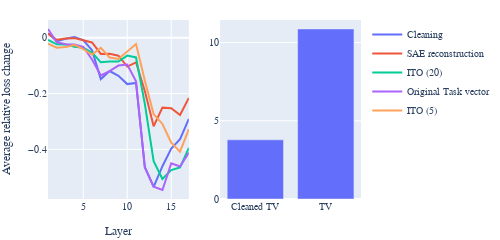

The cell this chart's notebook holds for it:
### Code cell
# averaged accross all tasks
from sprint.task_vector_utils import load_tasks

tasks = load_tasks()
task_names = list(tasks.keys())

from plotly.subplots import make_subplots
import plotly.graph_objects as go

fig = make_subplots(rows=1, cols=2)


import json

with open("cleanup_results_final.jsonl") as f:
    lines = f.readlines()
    tv_results = [json.loads(line) for line in lines]

with open("cleanup_results_final_ito_5.jsonl") as f:
    lines = f.readlines()
    tv_results_extra = [json.loads(line) for line in lines]


# task_name = "antonyms"

# results = [r for r in results if r["task"] == task_name]


import pandas as pd
df = pd.DataFrame(tv_results)


layer_df = df[df["layer"] == layer]


z0_data = {}

for task in task_names:
    tv = layer_df[layer_df["task"] == task]["tv"].to_numpy()[0]
    tv = np.array(tv)

    weights = layer_df[layer_df["task"] == task]["weights"].to_numpy()[0]
    weights = np.array(weights)

    w = weights

    _, w, _ = sae_encode(sae, None, pre_relu=weights)

    _, w_tv, _ = sae_encode(sae, tv)

    z0_data[task] = (w > 0).sum().tolist(), (w_tv > 0).sum().tolist()


df_extra = pd.DataFrame(tv_results_extra)

#merge using layer and task

df = pd.merge(df, df_extra, on=["layer", "task"], suffixes=("", "_extra"))

print(
    df.columns
)

losses = [
    "loss", "recon_loss", "ito_loss", "tv_loss", "ito_loss_extra"
]

for loss in losses:
    df[loss] = (df[loss] - df["zero_loss"]) / df["zero_loss"]

name_map = {
    "loss": "Cleaning",
    "recon_loss": "SAE reconstruction",
    "ito_loss": "ITO (20)",
    "tv_loss": "Original Task vector",
    "ito_loss_extra": "ITO (5)"
}


df = df.rename(columns=name_map)

losses = list(name_map.values())

df = df[[
    "layer", "task"] + losses
]

# average over all tasks


# df = df.groupby(["layer", "task"]).mean().reset_index()

df_avg = df.groupby("layer", as_index=False)[losses].mean()
# print(df_avg)
# melted_df = df.melt(id_vars=["layer", "task"], value_vars=["loss", "tv_loss", "ito_loss", "recon_loss"], var_name="loss_type", value_name="loss value")


# print(melted_df)

# fig = px.line(df_avg, x="layer", y=losses, labels=dict(value="Average relative loss change", layer="Layer", task="Task", variable="Reconstruction type"))

for loss in losses:
    fig.add_trace(
        go.Scatter(x=df_avg["layer"], y=df_avg[loss], mode="lines", name=loss),
        row=1, col=1
    )

fig.update_xaxes(title_text="Layer", row=1, col=1)
fig.update_yaxes(title_text="Average relative loss change", row=1, col=1)


bar_df = pd.DataFrame(z0_data).T

bar_df.columns = ["z0", "z0_tv"]

l0_mean = bar_df["z0"].mean() 
l0_tv_mean = bar_df["z0_tv"].mean()


bar_df = pd.DataFrame({
    "Average L0": [l0_mean, l0_tv_mean],
    "Vector type": ["Cleaned TV", "TV"]
})

fig.add_trace(px.bar(bar_df, x="Vector type", y="Average L0").data[0], row=1, col=2)



fig.update_layout(width =500, height=200, 
                font_family="Serif", font_size=10, 
                margin_l=5, margin_t=20, margin_b=5, margin_r=5)


# fig = px.line(melted_df, x="layer", y="loss value", color="loss_type", title="Effect of disabling features on task performance")

# fig

# fig.update_layout(width =520, height=250,
#                 font_family="Serif", font_size=7, 
#                 margin_l=5, margin_t=5, margin_b=5, margin_r=5)

import plotly.io as pio

pio.write_image(fig, "micrlhf-progress/images/layerwise_performance.pdf", width =300, height=200    )

fig.show()

### Figure 1 — Plotly figure (JSON) as saved in the notebook; plotly's stock layout.template omitted (floating-point values rounded to 4 significant figures)
{"data": [{"mode": "lines", "name": "Cleaning", "type": "scatter", "x": [1, 2, 3, 4, 5, 6, 7, 8, 9, 10, 11, 12, 13, 14, 15, 16, 17], "xaxis": "x", "y": [0.01644, -0.01204, -0.003355, 0.0025, -0.008412, -0.04437, -0.148, -0.1191, -0.1366, -0.166, -0.1617, -0.4631, -0.5343, -0.4604, -0.3971, -0.3631, -0.2907], "yaxis": "y"}, {"mode": "lines", "name": "SAE reconstruction", "type": "scatter", "x": [1, 2, 3, 4, 5, 6, 7, 8, 9, 10, 11, 12, 13, 14, 15, 16, 17], "xaxis": "x", "y": [0.01468, -0.007094, -0.00275, -0.001307, -0.009114, -0.01662, -0.05768, -0.05752, -0.06421, -0.1034, -0.08798, -0.1909, -0.3171, -0.2504, -0.2523, -0.2769, -0.2154], "yaxis": "y"}, {"mode": "lines", "name": "ITO (20)", "type": "scatter", "x": [1, 2, 3, 4, 5, 6, 7, 8, 9, 10, 11, 12, 13, 14, 15, 16, 17], "xaxis": "x", "y": [-0.00775, -0.02346, -0.02368, -0.032, -0.03542, -0.05279, -0.08798, -0.08492, -0.08539, -0.06375, -0.07046, -0.2369, -0.4425, -0.5064, -0.4743, -0.4647, -0.3945], "yaxis": "y"}, {"mode": "lines", "name": "Original Task vector", "type": "scatter", "x": [1, 2, 3, 4, 5, 6, 7, 8, 9, 10, 11, 12, 13, 14, 15, 16, 17], "xaxis": "x", "y": [0.03168, -0.01632, -0.02333, -0.02377, -0.03217, -0.07772, -0.135, -0.1194, -0.09952, -0.09611, -0.156, -0.4653, -0.5338, -0.5458, -0.45, -0.4615, -0.4117], "yaxis": "y"}, {"mode": "lines", "name": "ITO (5)", "type": "scatter", "x": [1, 2, 3, 4, 5, 6, 7, 8, 9, 10, 11, 12, 13, 14, 15, 16, 17], "xaxis": "x", "y": [-0.02115, -0.03541, -0.03346, -0.02561, -0.04081, -0.06012, -0.03629, -0.07075, -0.0761, -0.04971, -0.02267, -0.1529, -0.2738, -0.3088, -0.3757, -0.4082, -0.3272], "yaxis": "y"}, {"alignmentgroup": "True", "hovertemplate": "Vector type=%{x}<br>Average L0=%{y}<extra></extra>", "legendgroup": "", "marker": {"color": "#636efa", "pattern": {"shape": ""}}, "name": "", "offsetgroup": "", "orientation": "v", "showlegend": false, "textposition": "auto", "type": "bar", "x": ["Cleaned TV", "TV"], "xaxis": "x2", "y": [3.783, 10.87], "yaxis": "y2"}], "layout": {"font": {"family": "Serif", "size": 10}, "height": 200, "margin": {"b": 5, "l": 5, "r": 5, "t": 20}, "width": 500, "xaxis": {"anchor": "y", "domain": [0, 0.45], "title": {"text": "Layer"}}, "xaxis2": {"anchor": "y2", "domain": [0.55, 1]}, "yaxis": {"anchor": "x", "domain": [0, 1], "title": {"text": "Average relative loss change"}}, "yaxis2": {"anchor": "x2", "domain": [0, 1]}}}
